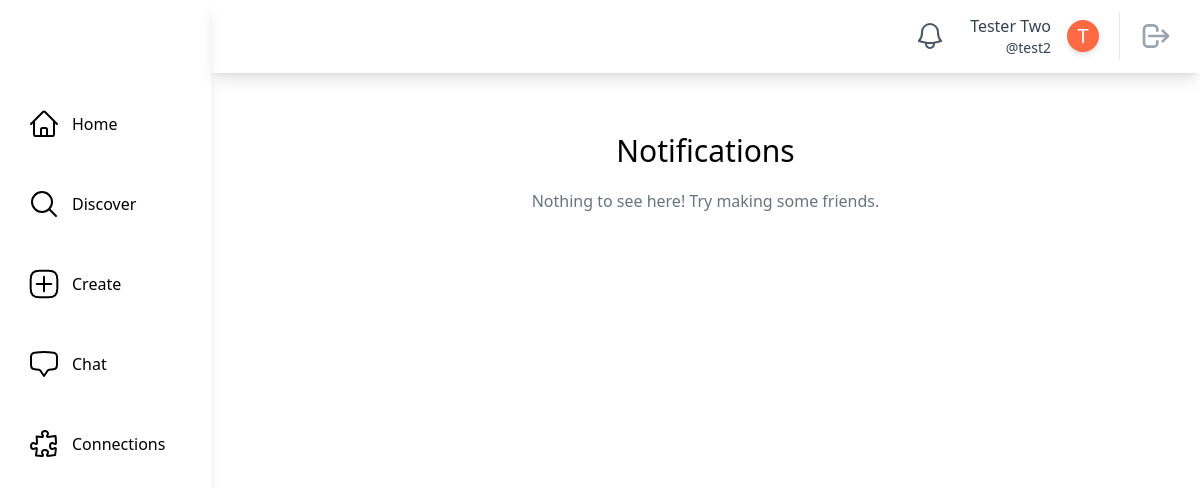
Page /notifications/test2 (signed in) on the earlier database version.
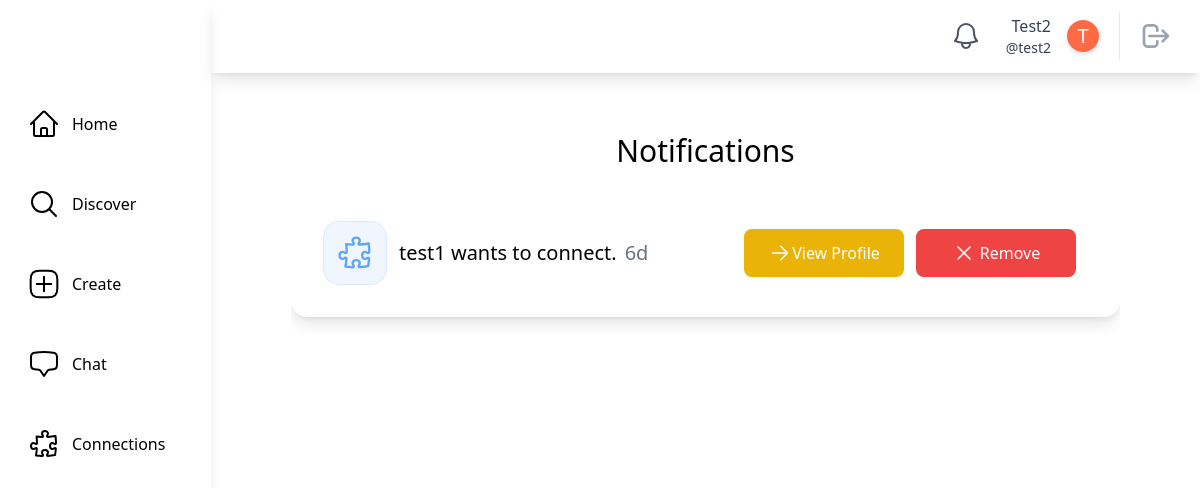
Same page on the later database version.
### main/models.py (models this page shows, shortened)
class SocialUser(AbstractUser):
    class Pronouns(models.IntegerChoices):
        SHE = 1, _("She/Her")
        HE = 2, _("He/Him")
        THEY = 3, _("They/Them")
        OTHER = 4, _("Other/Prefer Not To Say")
    username = models.CharField(max_length=30, unique=True)
    email = models.EmailField(unique=True, default="@nyu.edu")
    full_name = models.CharField(max_length=50, default="")
    pronouns = models.IntegerField(default=Pronouns.OTHER, choices=Pronouns.choices)
    date_of_birth = models.DateField(null=True, validators=[validate_age])
    major = models.CharField(max_length=100, default="undeclared")
    tags = models.ManyToManyField(InterestTag, related_name="tags")
    profile_picture = models.ImageField(
        upload_to="profile_pics/", null=True, blank=True
    )
    timestamp = models.DateTimeField("timestamp", default=timezone.now)  # joined

class Notification(models.Model):
    class NotificationType(models.IntegerChoices):
        CONNECTION_REQUEST = 1, _("Connection Request")
        NEW_COMMENT = 2, _("New Comment")
    recipient_user = models.ForeignKey(
        SocialUser, on_delete=models.CASCADE, related_name="recipient_user"
    )
    from_user = models.ForeignKey(
        SocialUser, on_delete=models.CASCADE, related_name="from_user"
    )
    content = models.TextField()
    timestamp = models.DateTimeField("timestamp", default=timezone.now)
    is_read = models.BooleanField(default=False)
    type = models.IntegerField(choices=NotificationType.choices)
    @classmethod
    def get_user_notifications(cls, user):
        return (
            cls.objects.filter(models.Q(recipient_user=user))
            .all()
            .order_by("-timestamp")
        )
    @classmethod
    def get_unread_user_notifications(cls, user):
        return (
            cls.objects.filter(models.Q(recipient_user=user, is_read=False))
            .all()
            .order_by("-timestamp")
        )
    @classmethod
    def count_unread_notifications(cls, user):
        return (
            cls.objects.filter(models.Q(recipient_user=user, is_read=False))
            .all()
            .order_by("-timestamp")
            .count()
        )

### main/views.py (the view)
@method_decorator(login_required, name="dispatch")
class NotificationsPageView(LoginRequiredMixin, generic.DetailView):
    model = SocialUser
    template_name = "main/notifications.html"
    def get_object(self, queryset=None):
        return get_object_or_404(SocialUser, username=self.kwargs.get("username"))
    def get_context_data(self, **kwargs):
        context = super().get_context_data(**kwargs)
        unread_notifications = Notification.get_unread_user_notifications(
            self.request.user
        )
        unread_notifications.update(is_read=True)
        context["current_user"] = self.request.user
        context["user_notifications"] = Notification.get_user_notifications(
            self.request.user
        )
        context["notification_types"] = Notification.NotificationType
        return context

### main/templatetags/main_customfilters.py (called while the page is built)
@register.filter
def format_time_difference(timestamp):
    now = timezone.now()
    time_difference = now - timestamp
    days = time_difference.days
    seconds = time_difference.seconds
    years, remainder = divmod(days, 365)
    months, days = divmod(remainder, 30)
    weeks, days = divmod(days, 7)
    hours, remainder = divmod(seconds, 3600)
    minutes, _ = divmod(remainder, 60)
    if years > 0:
        return f"{years}y"
    elif months > 0:
        return f"{months}mo"
    elif weeks > 0:
        return f"{weeks}w"
    elif days > 0:
        return f"{days}d"
    elif hours > 0:
        return f"{hours}h"
    elif minutes > 0:
        return f"{minutes}m"
    else:
        return "Just now"

@register.filter
def can_accept_connection(notification):
    return Connection.objects.filter(
        requester=notification.from_user,
        receiver=notification.recipient_user,
        status=Connection.ConnectionStatus.REQUESTED,
    ).exists()

### theme/templatetags/theme_customfilters.py (called while the page is built)
@register.filter
def count_unread_notifications(user):
    return Notification.count_unread_notifications(user)

### main/templates/main/notifications.html (shortened to what this page needs)
{% extends "base.html" %}
{% block content %}
    <div class="m-20 mt-5 overflow-auto">
        <div class="justify-center">
            <div class="container mx-auto mt-10 mb-10 overflow-scroll">
                <div class="overflow-y-auto">
                    <h1 class="text-3xl mb-5 text-center">Notifications</h1>
                    {% if user_notifications %}
                        {% for notification in user_notifications %}
                            {% include "main/notification_card.html" with notification=notification %}
                        {% endfor %}
                    {% else %}
                        <p class="text-center text-gray-500">Nothing to see here! Try making some friends.</p>
                    {% endif %}
                </div>
            </div>
        </div>
    </div>
{% endblock content %}

### theme/templates/base.html (shortened to what the changed rows need)
{% load static tailwind_tags %}
{% load theme_customfilters %}
<!DOCTYPE html>
<html lang="en">
    <head>
        {% tailwind_css %}
    </head>
    <body class="flex bg-white min-h-screen">
        {% if user.is_authenticated %}
            <div class="h-screen w-full bg-white relative flex overflow-hidden">
                <aside class="h-full shadow-lg w-64 flex flex-col space-y-10 items-start relative bg-white text-black">
                    <div class="h-16 flex items-center w-full">
                    </div>
                    <a href="{% url 'main:home' %}"
                       class="flex items-center ml-6 p-1 rounded hover:bg-gray-100 focus:bg-gray-100 transition duration-200 transform hover:scale-110">
                        <span class="ml-3">Home</span>
                    </a>
                    <a href="{% url 'main:discover' %}"
                       class="flex items-center ml-6 p-1 rounded hover:bg-gray-100 focus:bg-gray-100 transition duration-200 transform hover:scale-110">
                        <svg xmlns="http://www.w3.org/2000/svg"
                             fill="none"
                             viewBox="0 0 24 24"
                             stroke-width="1.5"
                             stroke="currentColor"
                             class="w-8 h-8">
                            <path stroke-linecap="round" stroke-linejoin="round" d="M21 21l-5.197-5.197m0 0A7.5 7.5 0 105.196 5.196a7.5 7.5 0 0010.607 10.607z" />
                        </svg>
                        <span class="ml-3">Discover</span>
                    </a>
                    <a href="{% url 'posts:create_post' %}"
                       class="flex items-center ml-6 p-1 rounded hover:bg-gray-100 focus:bg-gray-100 transition duration-200 transform hover:scale-110">
                        <span class="ml-3">Create</span>
                    </a>
                    <a href="{% url 'chat:chat_room_list' %}"
                       class="flex items-center ml-6 p-1 rounded hover:bg-gray-100 focus:bg-gray-100 transition duration-200 transform hover:scale-110">
                        <span class="ml-3">Chat</span>
                    </a>
                    <a href="{% url 'main:connections' user.username %}"
                       class="flex items-center ml-6 p-1 rounded hover:bg-gray-100 focus:bg-gray-100 transition duration-200 transform hover:scale-110">
                        <span class="ml-3">Connections</span>
                    </a>
                </aside>
                <div class="w-full h-full flex flex-col justify-between">
                    <header class="h-20 w-full flex items-center relative justify-end px-5 shadow-lg">
                        <a href="{% url 'main:notifications' user.username %}"
                           class="relative p-2 text-gray-600 hover:bg-gray-100 hover:text-gray-600 focus:bg-gray-100 focus:text-gray-600 rounded-full">
                           <span class="absolute top-1 left-6 text-xs bg-red-500 text-white font-medium px-1 shadow-lg rounded-full border-2 border-white">
                           </span>
                        </a>
                        <a href="{% url 'main:profile_page' user.username %}"
                           class="rounded hover:bg-gray-100 hover:text-gray-600 focus:bg-gray-100 focus:text-gray-600 px-2 ml-2">
                            <div class="flex flex-shrink-0 items-center space-x-4 text-gray-700">
                                <div class="flex flex-col items-end ">
                                    <div class="text-md font-medium ">{{ user.full_name|capfirst }}</div>
                                    <div class="text-sm font-regular">@{{ user.username }}</div>
                                </div>
                                <div class="rounded-full h-8 w-8 bg-[#ff6a45] flex items-center justify-center shadow-md border-white transition duration-200 transform hover:scale-110">
                                    {% if user.profile_picture %}
                                        {% comment %} Profile Picture with same shape {% endcomment %}
                                    {% else %}
                                            <span class="text-white text-xl">{{ user.full_name|first|capfirst }}</span>
                                    {% endif %}
                                </div>
                            </div>
                        </a>
                        <div class="border-l pl-3 ml-3 space-x-1">
                            <button class="relative p-2 text-gray-400 hover:bg-gray-100 hover:text-gray-600 focus:bg-gray-100 focus:text-gray-600 rounded-full">
                                <a href="{% url 'main:logout' %}">
                                    <svg aria-hidden="true"
                                         fill="none"
                                         viewBox="0 0 24 24"
                                         stroke="currentColor"
                                         class="h-8 w-8">
                                        <path stroke-linecap="round" stroke-linejoin="round" stroke-width="2" d="M17 16l4-4m0 0l-4-4m4 4H7m6 4v1a3 3 0 01-3 3H6a3 3 0 01-3-3V7a3 3 0 013-3h4a3 3 0 013 3v1" />
                                    </svg>
                                </a>
                            </button>
                        </div>
                    </header>
                    <main class="max-w-full h-full flex flex-col relative overflow-auto">
                        {% block content %}
                        {% endblock content %}
                    </main>
                </div>
            </div>
        {% endif %}
    </body>
</html>

### main/templates/main/notification_card.html (shortened to what the changed rows need)
{% load main_customfilters %}
<div class="flex flex-col p-8 mb-5 bg-white shadow-lg hover:shodow-xl rounded-2xl overflow-auto">
    <div class="flex items-center justify-between">
        <div class="flex items-center">
            <div class="flex ml-3">
                <span class="font-medium text-xl leading-none">{{ notification.content }}</span>
                <span class="font-small text-xl leading-none text-gray-500 ml-2">{{ notification.timestamp|format_time_difference }}</span>
            </div>
        </div>
        <div class="flex">
            {% if notification.type == notification.NotificationType.CONNECTION_REQUEST %}
            <div class="flex items-center">
                <div class="flex ml-0 right">
                    <a href="{% url 'main:profile_page' username=notification.from_user.username %}"
                        class="w-40 inline-flex items-center justify-center px-5 py-3 text-base font-medium text-center text-white rounded-lg shadow-sm cursor-pointer bg-yellow-500">
                        <svg xmlns="http://www.w3.org/2000/svg"
                            fill="none"
                            viewBox="0 0 24 24"
                            stroke-width="1.5"
                            stroke="currentColor"
                            class="w-6 h-6">
                            <path stroke-linecap="round" stroke-linejoin="round" d="M4.5 12h15m0 0l-6.75-6.75M19.5 12l-6.75 6.75" />
                        </svg>
                        <span class="relative">View Profile</span>
                    </a>
                    {% if notification|can_accept_connection %}
                        <a href="{% url 'main:cancel_connection' requester=notification.from_user.username receiver=notification.recipient_user.username %}"
                            class="w-40 mx-3 inline-flex items-center justify-center px-5 py-3 text-base font-medium text-center text-white rounded-lg shadow-sm cursor-pointer bg-red-500">
                            <svg xmlns="http://www.w3.org/2000/svg"
                                fill="none"
                                viewBox="0 0 24 24"
                                stroke-width="1.5"
                                stroke="currentColor"
                                class="w-6 h-6 mr-1">
                                <path stroke-linecap="round" stroke-linejoin="round" d="M6 18L18 6M6 6l12 12" />
                            </svg>
                            <span class="relative">Decline</span>
                        </a>
                        <a href="{% url 'main:accept_connection' requester=notification.from_user.username receiver=notification.recipient_user.username %}"
                           class="w-40 inline-flex items-center justify-center px-5 py-3 text-base font-medium text-center text-white rounded-lg shadow-sm cursor-pointer bg-green-500">
                            <svg xmlns="http://www.w3.org/2000/svg"
                                 fill="none"
                                 viewBox="0 0 24 24"
                                 stroke-width="1.5"
                                 stroke="currentColor"
                                 class="w-6 h-6 mr-1">
                                <path stroke-linecap="round" stroke-linejoin="round" d="M4.5 12.75l6 6 9-13.5" />
                            </svg>
                            <span class="relative">Accept</span>
                        </a>
                    {% else %}
                    <a href="{% url 'main:cancel_connection' requester=notification.from_user.username receiver=notification.recipient_user.username %}"
                        class="w-40 mx-3 inline-flex items-center justify-center px-5 py-3 text-base font-medium text-center text-white rounded-lg shadow-sm cursor-pointer bg-red-500">
                        <svg xmlns="http://www.w3.org/2000/svg"
                            fill="none"
                            viewBox="0 0 24 24"
                            stroke-width="1.5"
                            stroke="currentColor"
                            class="w-6 h-6 mr-1">
                            <path stroke-linecap="round" stroke-linejoin="round" d="M6 18L18 6M6 6l12 12" />
                        </svg>
                        <span class="relative">Remove</span>
                    </a>
                    {% endif %}
                </div>
            </div>
            {% elif notification.type == notification.NotificationType.NEW_COMMENT %}
            <div class="font-medium text-2xl leading-none">{{notification.from_user}} commented on your post: {{notification.content}}</div>
            {% endif %}
        </div>
    </div>
</div>

Differences in the rows shown:
changed SocialUser "test2": full_name "Tester Two" → "Test2"
added Notification: content "test1 wants to connect.", timestamp "6d", type 1 (drawn)
Other differences:
text no longer shown: "Nothing to see here! Try making some friends."
